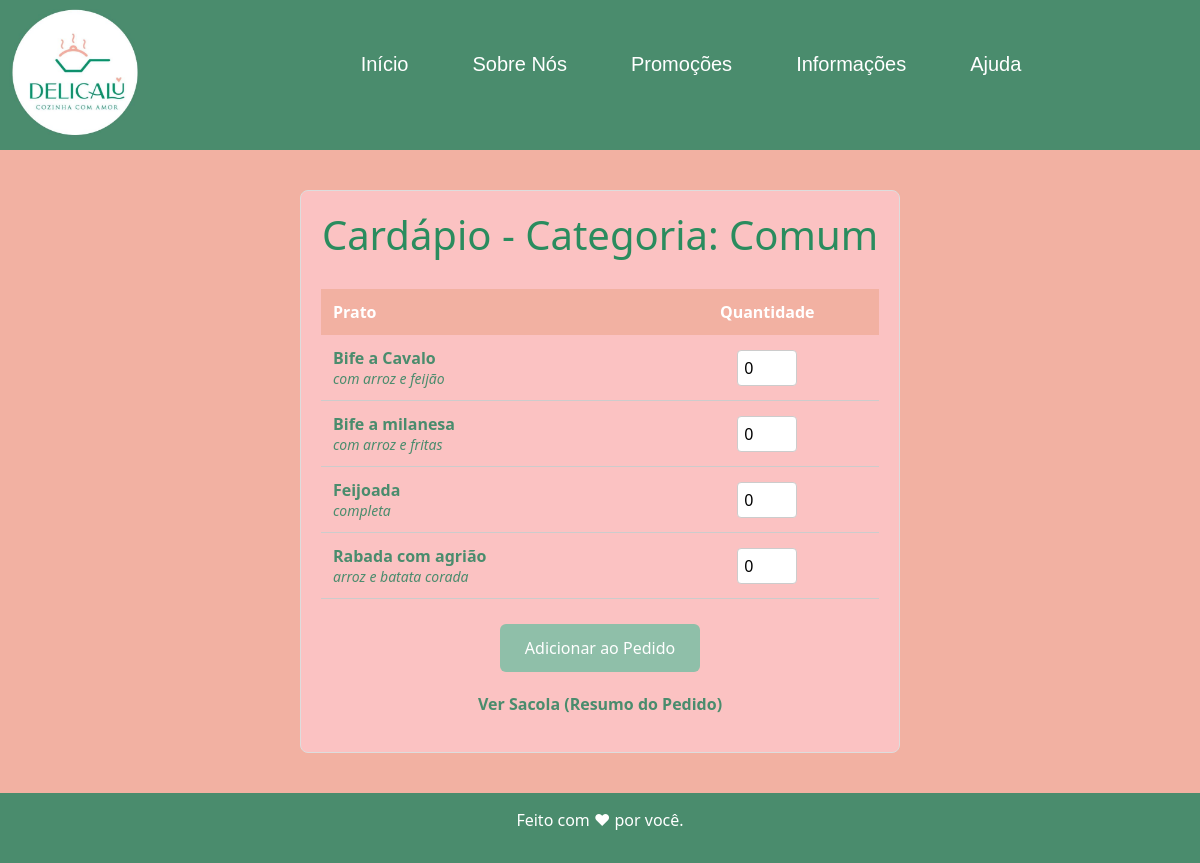
The page /cardapio/comum/ on the database its author committed.
### clientes/models.py (models this page shows, shortened)
class Cardapio(models.Model):
    principal = models.CharField(max_length=100)
    acompanhamento = models.CharField(max_length=100)
    categoria = models.CharField(
max_length=20,
        choices=[('comum', 'Comum'), ('saudavel', 'Saudável'), ('low_carb', 'Low Carb')]
    )

### clientes/views.py (the view)
# urls.py: path('cardapio/<str:categoria>/', cardapio_categoria, name='cardapio_categoria'),
def cardapio_categoria(request, categoria):
    pratos = Cardapio.objects.filter(categoria=categoria)
    return render(request, 'cardapio.html', {'categoria': categoria, 'pratos': pratos})

### clientes/templates/cardapio.html (shortened to what this page needs)
{% extends 'base.html' %}
{% block content %}
<div style="max-width: 600px; margin: 40px auto; padding: 20px; border: 1px solid #ddd; border-radius: 8px; background: #fbc2c2;">
  <h1 style="text-align: center; color: #2A8C5E; margin-bottom: 30px;">
    Cardápio - Categoria: {{ categoria|title }}
  </h1>
  <form method="post" action="{% url 'adicionar_ao_pedido' %}">
    <table style="width: 100%; border-collapse: collapse;"
      <thead>
        <tr style="background-color: #F2B1A2; color: white;">
          <th style="padding: 12px; text-align: left;">Prato</th>
          <th style="padding: 12px; text-align: center;">Quantidade</th>
        </tr>
      <tbody>
        {% for prato in pratos %}
        <tr style="border-bottom: 1px solid #ccc;">
          <td style="padding: 12px; color: #4A8C6D;" >
            <strong>{{ prato.principal }}</strong><br>
            <small><em>{{ prato.acompanhamento }}</em></small>
          </td>
          <td style="padding: 12px; text-align: center;">
            <input type="number" name="quantidade_{{ prato.id }}" min="0" value="0" style="width: 60px; padding: 6px; border: 1px solid #ccc; border-radius: 4px;">
          </td>
        </tr>
        {% endfor %}
      </tbody>
    </table>
    <div style="text-align: center; margin-top: 25px;">
      <button type="submit" style="background-color: #8FBFA9; color: white; border: none; padding: 12px 25px; font-size: 16px; border-radius: 6px; cursor: pointer; transition: background-color 0.3s ease;">
        Adicionar ao Pedido
      </button>
    </div>
  </form>
  <p style="text-align: center; margin-top: 20px;">
    <a href="{% url 'resumo_pedido' %}" style="color: #4A8C6D; font-weight: bold; text-decoration: none;">
      Ver Sacola (Resumo do Pedido)
    </a>
  </p>
</div>
{% endblock %}

### clientes/templates/base.html (shortened to what this page needs)
{% load static %}
{% load bootstrap5 %}
{% bootstrap_css %}
<!DOCTYPE html>
<html lang="pt-br">
<head>
    <link rel="stylesheet" href="{% static 'css/clientes.css' %}">
</head>
<body>
    <header>
       {% include 'componentes/header.html' %}
    </header>
    <main>
       {% block content %} {% endblock %}
    </main>
    <footer class="footer">
      <p>Feito com ♥ por você.</p>
    </footer>
</body>
</html>

### clientes/templates/componentes/header.html (shortened to what this page needs)
{% load static %}
  <section class='header'>
    <div class="img_banner">
      <a href = "{% url 'pag_inicial' %}"><img class="banner" src="{% static 'img\imagem (3).png' %}" alt=""></a>
    </div>
      <div class='menu'>
        <ul>
            <li><a href="{% url 'pag_inicial' %}"><h5>Início</h5></a></li>
            <li><a href="{% url 'sobre' %}"><h5>Sobre Nós</h5></a></li>
            <li><a href="{% url 'promo' %}"><h5>Promoções</h5></a></li>
            <li><a href="{% url 'info' %}"><h5>Informações</h5></a></li>
            <li><a href="{% url 'ajuda' %}"><h5>Ajuda</h5></a></li>
        </ul>
      </div>
  </section>

### clientes/static/css/clientes.css (style rules this page uses)
* { margin: 0; border: 0; padding: 0; }
.banner { width: 150px; height: 150px; text-align: left; }
body { background-color: #f2b1a2; }
.header { display: flex; justify-content: space-between; flex-direction: row; background-color: #4a8c6d; height: 150px; }
header ul a { margin-top: 15px; padding: 25px; color: rgb(255, 255, 255); margin: 15px; font-size: 18px; font-weight: bold; font-family: Arial, sans-serif !important; text-decoration: none; }
.menu ul { display: flex; list-style: none; margin-top: 25px; justify-content: space-between; }
.menu li { margin: 0 2rem }
body { min-height: 100vh; display: flex; flex-direction: column; margin: 0; }
.footer { background-color: #4a8c6d; color: white; text-align: center; padding: 15px 0; margin-top: auto; }

### rows shown on the page
Cardapio: principal "Bife a Cavalo", acompanhamento "com arroz e feijão"
Cardapio: principal "Bife a milanesa", acompanhamento "com arroz e fritas"
Cardapio: principal "Feijoada", acompanhamento "completa"
Cardapio: principal "Rabada com agrião", acompanhamento "arroz e batata corada"

### other values the page prints
{{ categoria|title }} "Comum"
